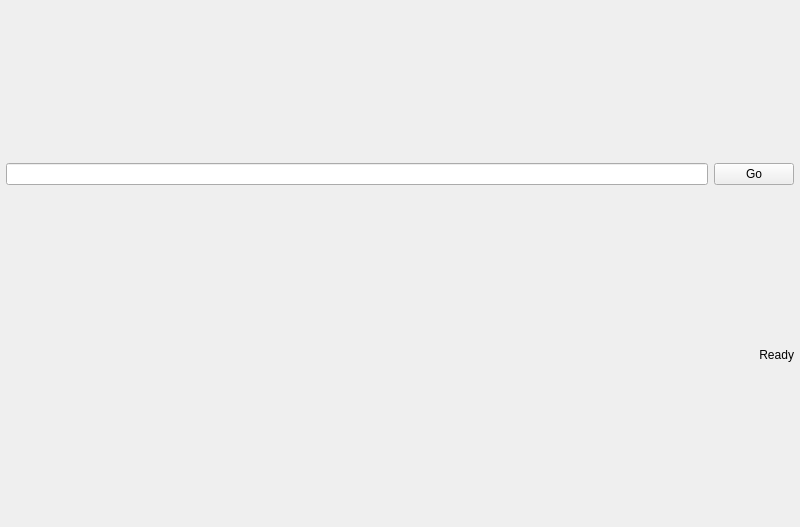
<?xml version="1.0" encoding="UTF-8"?>
<ui version="4.0">
 <class>mainActivity</class>
 <widget class="QMainWindow" name="mainActivity">
  <property name="geometry">
   <rect>
    <x>0</x>
    <y>0</y>
    <width>800</width>
    <height>527</height>
   </rect>
  </property>
  <property name="windowTitle">
   <string>mainActivity</string>
  </property>
  <widget class="QWidget" name="centralwidget">
   <layout class="QVBoxLayout" name="verticalLayout">
    <property name="leftMargin">
     <number>6</number>
    </property>
    <property name="topMargin">
     <number>6</number>
    </property>
    <property name="rightMargin">
     <number>6</number>
    </property>
    <property name="bottomMargin">
     <number>6</number>
    </property>
    <item>
     <layout class="QGridLayout" name="gridLayout_2">
      <item row="0" column="1">
       <widget class="QPushButton" name="pushButton">
        <property name="text">
         <string>Go</string>
        </property>
       </widget>
      </item>
      <item row="0" column="0">
       <widget class="QLineEdit" name="lineEdit"/>
      </item>
     </layout>
    </item>
    <item>
     <layout class="QGridLayout" name="gridLayout"/>
    </item>
    <item>
     <layout class="QGridLayout" name="gridLayout_3">
      <item row="0" column="0">
       <widget class="QLabel" name="statusLabel">
        <property name="sizePolicy">
         <sizepolicy hsizetype="Preferred" vsizetype="Maximum">
          <horstretch>0</horstretch>
          <verstretch>0</verstretch>
         </sizepolicy>
        </property>
        <property name="text">
         <string>Ready</string>
        </property>
        <property name="alignment">
         <set>Qt::AlignRight|Qt::AlignTrailing|Qt::AlignVCenter</set>
        </property>
       </widget>
      </item>
     </layout>
    </item>
   </layout>
  </widget>
 </widget>
 <resources/>
 <connections/>
</ui>
